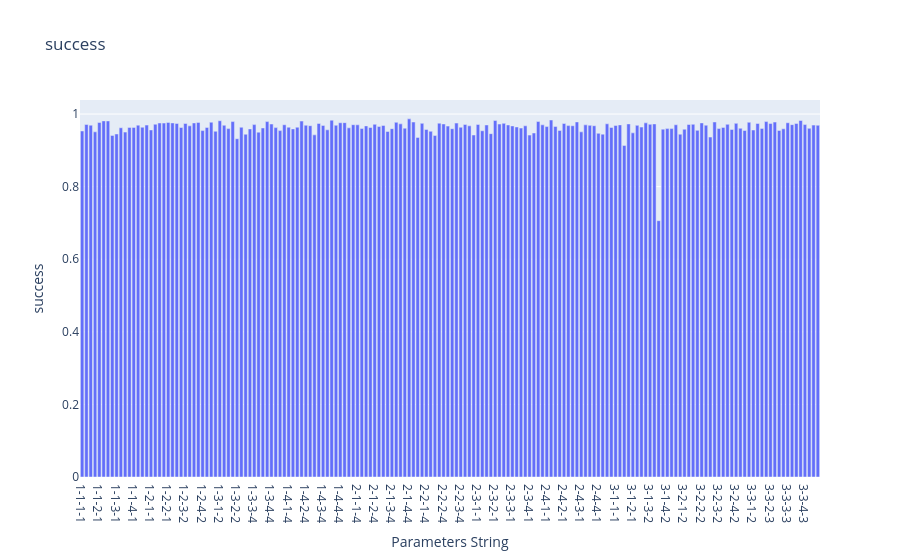
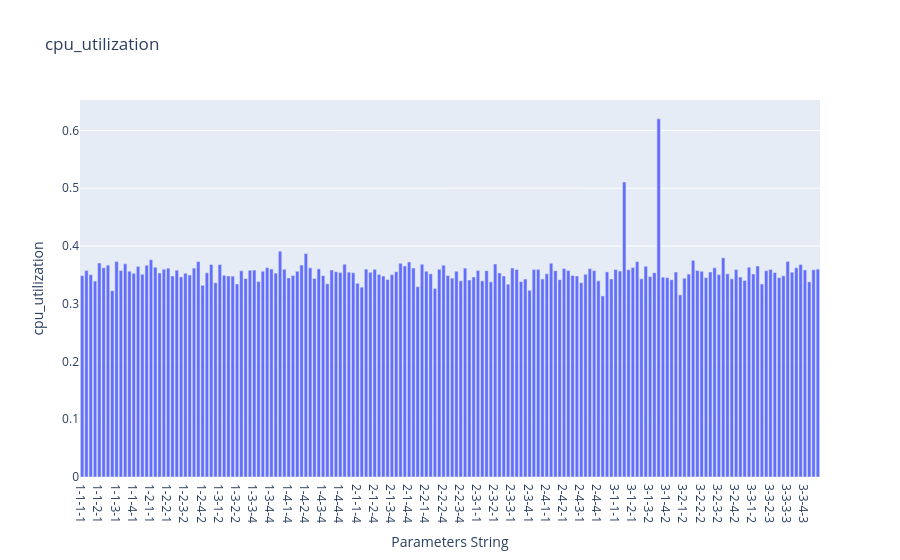
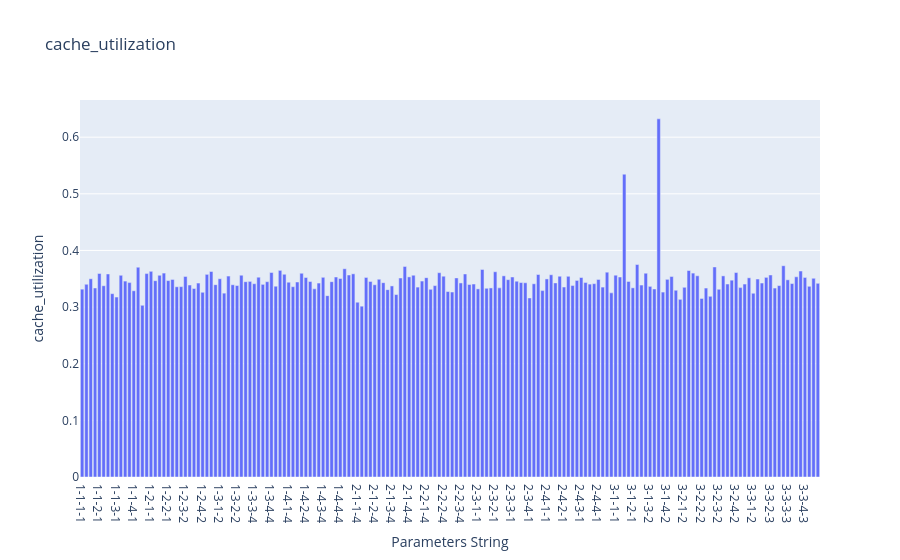
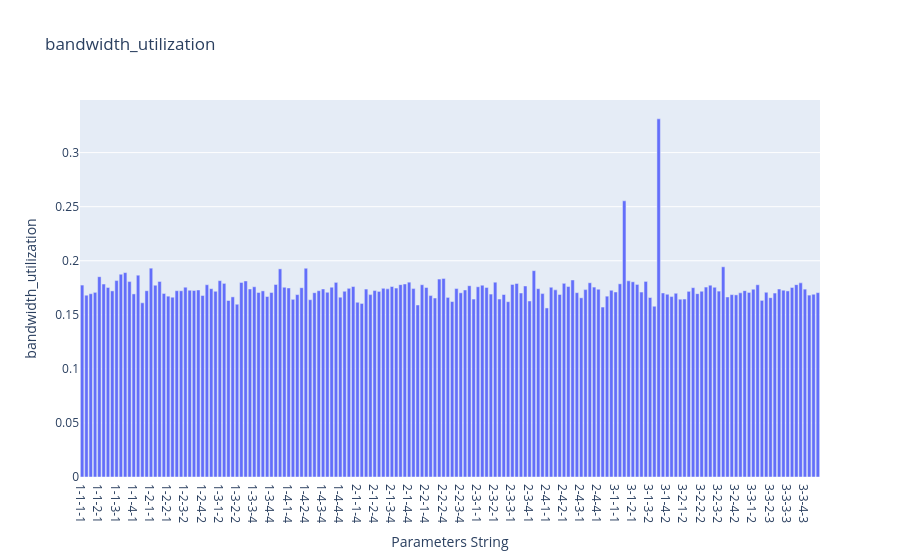

Notebook code for these charts, in order:
### Code cell
df = grouped_big_data

# Convertendo a lista de parâmetros em uma string para facilitar a visualização
df["parameters_str"] = grouped_big_data["parameters"].apply(lambda x: "-".join(map(str, x)))

# Removendo a coluna duplicada 'Latency'
df = df.drop(columns=["latency"])

import plotly.express as px

# Lista de métricas para visualização
metrics = [
    "success",
    "cpu_utilization",
    "cache_utilization",
    "bandwidth_utilization",
    "bit_rate",
    "Latency",
    "eficiencia de cpu",
    "eficiencia de banda",
    "eficiencia de cache",
    "cpu_saved",
    "cache_saved",
    "shared_vnfs",
]

# Loop para criar um gráfico para cada métrica
for metric in metrics:
    # Verificando se a métrica existe no DataFrame
    if metric in df.columns:
        fig = px.bar(df, x="parameters_str", y=metric, title=metric)
        fig.update_xaxes(title_text="Parameters String")
        fig.update_yaxes(title_text=metric)
        fig.show()

### Figure 1 — Plotly figure (JSON) as saved in the notebook; plotly's stock layout.template omitted (floating-point values rounded to 4 significant figures; data arrays with more than 128 entries replaced by an {"elided": "..."} marker saying what was removed)
{"data": [{"alignmentgroup": "True", "hovertemplate": "parameters_str=%{x}<br>success=%{y}<extra></extra>", "legendgroup": "", "marker": {"color": "#636efa", "pattern": {"shape": ""}}, "name": "", "offsetgroup": "", "orientation": "v", "showlegend": false, "textposition": "auto", "type": "bar", "x": {"elided": "172 str values"}, "xaxis": "x", "y": {"elided": "172 float values"}, "yaxis": "y"}], "layout": {"barmode": "relative", "legend": {"tracegroupgap": 0}, "title": {"text": "success"}, "xaxis": {"anchor": "y", "domain": [0, 1], "title": {"text": "Parameters String"}}, "yaxis": {"anchor": "x", "domain": [0, 1], "title": {"text": "success"}}}}

### Figure 2 — Plotly figure (JSON) as saved in the notebook; plotly's stock layout.template omitted (floating-point values rounded to 4 significant figures; data arrays with more than 128 entries replaced by an {"elided": "..."} marker saying what was removed)
{"data": [{"alignmentgroup": "True", "hovertemplate": "parameters_str=%{x}<br>cpu_utilization=%{y}<extra></extra>", "legendgroup": "", "marker": {"color": "#636efa", "pattern": {"shape": ""}}, "name": "", "offsetgroup": "", "orientation": "v", "showlegend": false, "textposition": "auto", "type": "bar", "x": {"elided": "172 str values"}, "xaxis": "x", "y": {"elided": "172 float values"}, "yaxis": "y"}], "layout": {"barmode": "relative", "legend": {"tracegroupgap": 0}, "title": {"text": "cpu_utilization"}, "xaxis": {"anchor": "y", "domain": [0, 1], "title": {"text": "Parameters String"}}, "yaxis": {"anchor": "x", "domain": [0, 1], "title": {"text": "cpu_utilization"}}}}

### Figure 3 — Plotly figure (JSON) as saved in the notebook; plotly's stock layout.template omitted (floating-point values rounded to 4 significant figures; data arrays with more than 128 entries replaced by an {"elided": "..."} marker saying what was removed)
{"data": [{"alignmentgroup": "True", "hovertemplate": "parameters_str=%{x}<br>cache_utilization=%{y}<extra></extra>", "legendgroup": "", "marker": {"color": "#636efa", "pattern": {"shape": ""}}, "name": "", "offsetgroup": "", "orientation": "v", "showlegend": false, "textposition": "auto", "type": "bar", "x": {"elided": "172 str values"}, "xaxis": "x", "y": {"elided": "172 float values"}, "yaxis": "y"}], "layout": {"barmode": "relative", "legend": {"tracegroupgap": 0}, "title": {"text": "cache_utilization"}, "xaxis": {"anchor": "y", "domain": [0, 1], "title": {"text": "Parameters String"}}, "yaxis": {"anchor": "x", "domain": [0, 1], "title": {"text": "cache_utilization"}}}}

### Figure 4 — Plotly figure (JSON) as saved in the notebook; plotly's stock layout.template omitted (floating-point values rounded to 4 significant figures; data arrays with more than 128 entries replaced by an {"elided": "..."} marker saying what was removed)
{"data": [{"alignmentgroup": "True", "hovertemplate": "parameters_str=%{x}<br>bandwidth_utilization=%{y}<extra></extra>", "legendgroup": "", "marker": {"color": "#636efa", "pattern": {"shape": ""}}, "name": "", "offsetgroup": "", "orientation": "v", "showlegend": false, "textposition": "auto", "type": "bar", "x": {"elided": "172 str values"}, "xaxis": "x", "y": {"elided": "172 float values"}, "yaxis": "y"}], "layout": {"barmode": "relative", "legend": {"tracegroupgap": 0}, "title": {"text": "bandwidth_utilization"}, "xaxis": {"anchor": "y", "domain": [0, 1], "title": {"text": "Parameters String"}}, "yaxis": {"anchor": "x", "domain": [0, 1], "title": {"text": "bandwidth_utilization"}}}}
